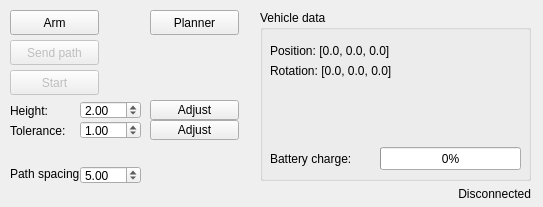
<?xml version="1.0" encoding="UTF-8"?>
<ui version="4.0">
 <class>UserInterface</class>
 <widget class="QMainWindow" name="UserInterface">
  <property name="enabled">
   <bool>true</bool>
  </property>
  <property name="geometry">
   <rect>
    <x>0</x>
    <y>0</y>
    <width>543</width>
    <height>207</height>
   </rect>
  </property>
  <property name="contextMenuPolicy">
   <enum>Qt::DefaultContextMenu</enum>
  </property>
  <property name="windowTitle">
   <string>AirMonitor</string>
  </property>
  <property name="documentMode">
   <bool>false</bool>
  </property>
  <property name="dockOptions">
   <set>QMainWindow::AllowTabbedDocks|QMainWindow::AnimatedDocks</set>
  </property>
  <widget class="QWidget" name="centralwidget">
   <property name="enabled">
    <bool>true</bool>
   </property>
   <widget class="QGroupBox" name="droneStateBox">
    <property name="enabled">
     <bool>true</bool>
    </property>
    <property name="geometry">
     <rect>
      <x>260</x>
      <y>10</y>
      <width>271</width>
      <height>171</height>
     </rect>
    </property>
    <property name="title">
     <string>Vehicle data</string>
    </property>
    <widget class="QLabel" name="droneStatePos">
     <property name="geometry">
      <rect>
       <x>10</x>
       <y>30</y>
       <width>251</width>
       <height>21</height>
      </rect>
     </property>
     <property name="text">
      <string>Position: [0.0, 0.0, 0.0]</string>
     </property>
    </widget>
    <widget class="QLabel" name="droneStateRot">
     <property name="geometry">
      <rect>
       <x>10</x>
       <y>50</y>
       <width>251</width>
       <height>21</height>
      </rect>
     </property>
     <property name="text">
      <string>Rotation: [0.0, 0.0, 0.0]</string>
     </property>
    </widget>
    <widget class="QLabel" name="chargeLabel">
     <property name="enabled">
      <bool>true</bool>
     </property>
     <property name="geometry">
      <rect>
       <x>10</x>
       <y>140</y>
       <width>111</width>
       <height>17</height>
      </rect>
     </property>
     <property name="text">
      <string>Battery charge:</string>
     </property>
    </widget>
    <widget class="QProgressBar" name="chargeBar">
     <property name="enabled">
      <bool>true</bool>
     </property>
     <property name="geometry">
      <rect>
       <x>120</x>
       <y>137</y>
       <width>141</width>
       <height>23</height>
      </rect>
     </property>
     <property name="value">
      <number>0</number>
     </property>
    </widget>
   </widget>
   <widget class="QPushButton" name="armBtn">
    <property name="enabled">
     <bool>true</bool>
    </property>
    <property name="geometry">
     <rect>
      <x>10</x>
      <y>10</y>
      <width>89</width>
      <height>25</height>
     </rect>
    </property>
    <property name="text">
     <string>Arm</string>
    </property>
   </widget>
   <widget class="QLabel" name="connStateLabel">
    <property name="geometry">
     <rect>
      <x>430</x>
      <y>185</y>
      <width>101</width>
      <height>17</height>
     </rect>
    </property>
    <property name="layoutDirection">
     <enum>Qt::LeftToRight</enum>
    </property>
    <property name="text">
     <string>Disconnected</string>
    </property>
    <property name="alignment">
     <set>Qt::AlignRight|Qt::AlignTrailing|Qt::AlignVCenter</set>
    </property>
   </widget>
   <widget class="QPushButton" name="startBtn">
    <property name="enabled">
     <bool>false</bool>
    </property>
    <property name="geometry">
     <rect>
      <x>10</x>
      <y>70</y>
      <width>89</width>
      <height>25</height>
     </rect>
    </property>
    <property name="text">
     <string>Start</string>
    </property>
   </widget>
   <widget class="QPushButton" name="plannerBtn">
    <property name="enabled">
     <bool>true</bool>
    </property>
    <property name="geometry">
     <rect>
      <x>150</x>
      <y>10</y>
      <width>89</width>
      <height>25</height>
     </rect>
    </property>
    <property name="text">
     <string>Planner</string>
    </property>
   </widget>
   <widget class="QDoubleSpinBox" name="heightSpinBox">
    <property name="geometry">
     <rect>
      <x>80</x>
      <y>101</y>
      <width>61</width>
      <height>18</height>
     </rect>
    </property>
    <property name="minimum">
     <double>0.500000000000000</double>
    </property>
    <property name="maximum">
     <double>8.000000000000000</double>
    </property>
    <property name="singleStep">
     <double>0.010000000000000</double>
    </property>
    <property name="value">
     <double>2.000000000000000</double>
    </property>
   </widget>
   <widget class="QLabel" name="heightLabel">
    <property name="geometry">
     <rect>
      <x>10</x>
      <y>102</y>
      <width>51</width>
      <height>17</height>
     </rect>
    </property>
    <property name="text">
     <string>Height:</string>
    </property>
   </widget>
   <widget class="QPushButton" name="sendPathBtn">
    <property name="enabled">
     <bool>false</bool>
    </property>
    <property name="geometry">
     <rect>
      <x>10</x>
      <y>40</y>
      <width>89</width>
      <height>25</height>
     </rect>
    </property>
    <property name="text">
     <string>Send path</string>
    </property>
   </widget>
   <widget class="QPushButton" name="adjustHeightBtn">
    <property name="enabled">
     <bool>true</bool>
    </property>
    <property name="geometry">
     <rect>
      <x>150</x>
      <y>100</y>
      <width>89</width>
      <height>20</height>
     </rect>
    </property>
    <property name="text">
     <string>Adjust</string>
    </property>
   </widget>
   <widget class="QLabel" name="toleranceLabel">
    <property name="geometry">
     <rect>
      <x>10</x>
      <y>122</y>
      <width>61</width>
      <height>17</height>
     </rect>
    </property>
    <property name="text">
     <string>Tolerance:</string>
    </property>
   </widget>
   <widget class="QDoubleSpinBox" name="toleranceSpinBox">
    <property name="geometry">
     <rect>
      <x>80</x>
      <y>121</y>
      <width>61</width>
      <height>18</height>
     </rect>
    </property>
    <property name="minimum">
     <double>0.010000000000000</double>
    </property>
    <property name="maximum">
     <double>15.000000000000000</double>
    </property>
    <property name="singleStep">
     <double>0.010000000000000</double>
    </property>
    <property name="value">
     <double>1.000000000000000</double>
    </property>
   </widget>
   <widget class="QPushButton" name="adjustToleranceBtn">
    <property name="enabled">
     <bool>true</bool>
    </property>
    <property name="geometry">
     <rect>
      <x>150</x>
      <y>120</y>
      <width>89</width>
      <height>20</height>
     </rect>
    </property>
    <property name="text">
     <string>Adjust</string>
    </property>
   </widget>
   <widget class="QLabel" name="pathSpacingLabel">
    <property name="geometry">
     <rect>
      <x>10</x>
      <y>165</y>
      <width>71</width>
      <height>17</height>
     </rect>
    </property>
    <property name="text">
     <string>Path spacing:</string>
    </property>
   </widget>
   <widget class="QDoubleSpinBox" name="pathSpacingSpinBox">
    <property name="geometry">
     <rect>
      <x>80</x>
      <y>166</y>
      <width>61</width>
      <height>18</height>
     </rect>
    </property>
    <property name="decimals">
     <number>2</number>
    </property>
    <property name="minimum">
     <double>1.000000000000000</double>
    </property>
    <property name="maximum">
     <double>100.000000000000000</double>
    </property>
    <property name="singleStep">
     <double>0.010000000000000</double>
    </property>
    <property name="value">
     <double>5.000000000000000</double>
    </property>
   </widget>
  </widget>
  <action name="actionaa">
   <property name="text">
    <string>aa</string>
   </property>
  </action>
  <action name="actionbb">
   <property name="text">
    <string>bb</string>
   </property>
  </action>
 </widget>
 <resources/>
 <connections/>
</ui>
